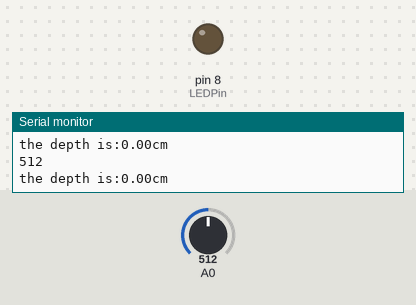
A sketch run on a simulated Arduino Uno, built with avr-gcc and run on an emulated ATmega328P. Parts: output pins drawn as LEDs (lit = HIGH), the last lines printed to the serial monitor. The test bench sets the inputs (shaded band); at power-on: A0 = 512.

Above: at 1.2 s.
1.3 s: A0 set to 603
2.8 s: A0 set to 639
At 3.7 s:
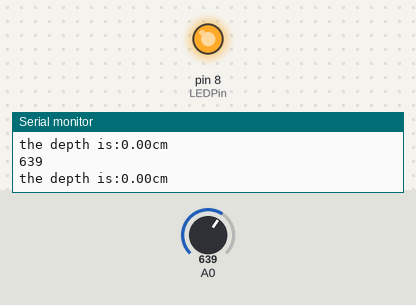
4.3 s: A0 set to 610
At 5.3 s:
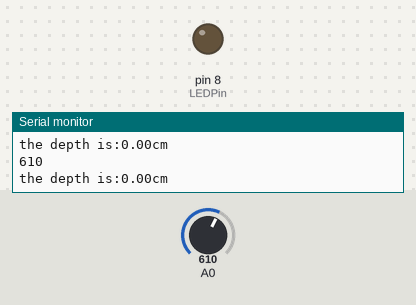
5.8 s: A0 set to 630
At 6.9 s:
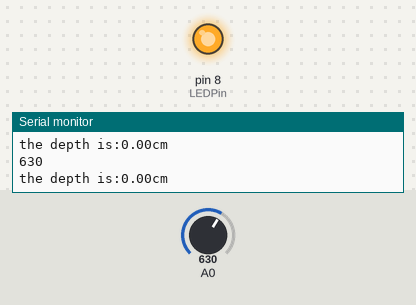
Timing chart, 0 to 8.3 s (numbered marks = the images above; inputs shaded):
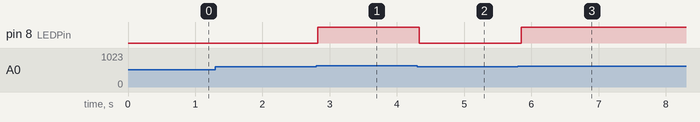

The sketch:

waterlevel.ino
```cpp
int LEDPin=8;
void setup() {
Serial.begin(9600);
pinMode(LEDPin, OUTPUT);
pinMode(A0, INPUT);
}

void loop() {
int value=analogRead(A0);
Serial.println(value);
double data=(value/650)*4;//水位计算方式需要根据实际模块的模拟输出值导出计算方式
Serial.print("the depth is:");
Serial.print(data);
Serial.println("cm");
if(value>620)//这个值可自由设置
{
digitalWrite(LEDPin,HIGH);
}
else
{
digitalWrite(LEDPin,LOW);
}
delay(100);
}
```

Measured:
- the behaviour switches between 620 and 621 on A0 (found by bisection; images 0 and 1)
- after the input at 2.8 s, pin 8 (LEDPin): LOW → HIGH at once
- after the input at 4.3 s, pin 8 (LEDPin): HIGH → LOW at once
- after the input at 5.8 s, pin 8 (LEDPin): LOW → HIGH after 0.05 s
